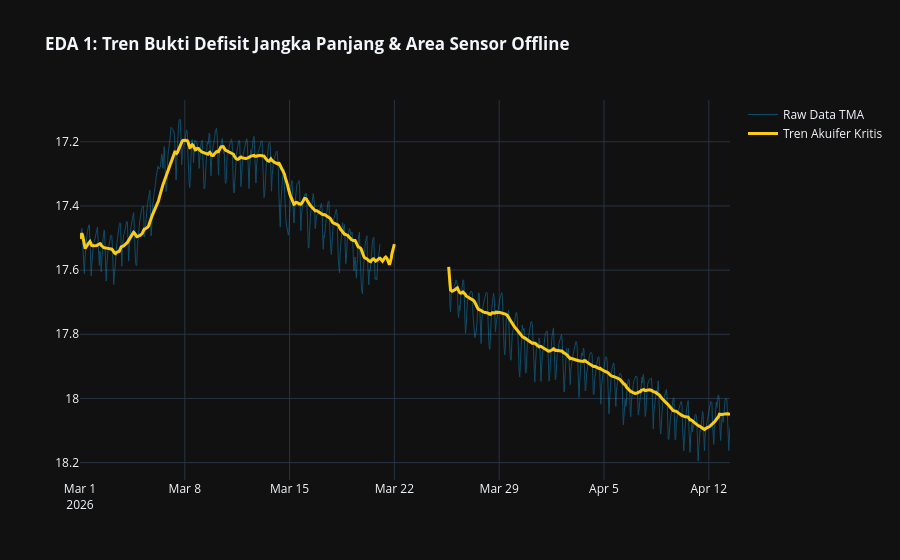
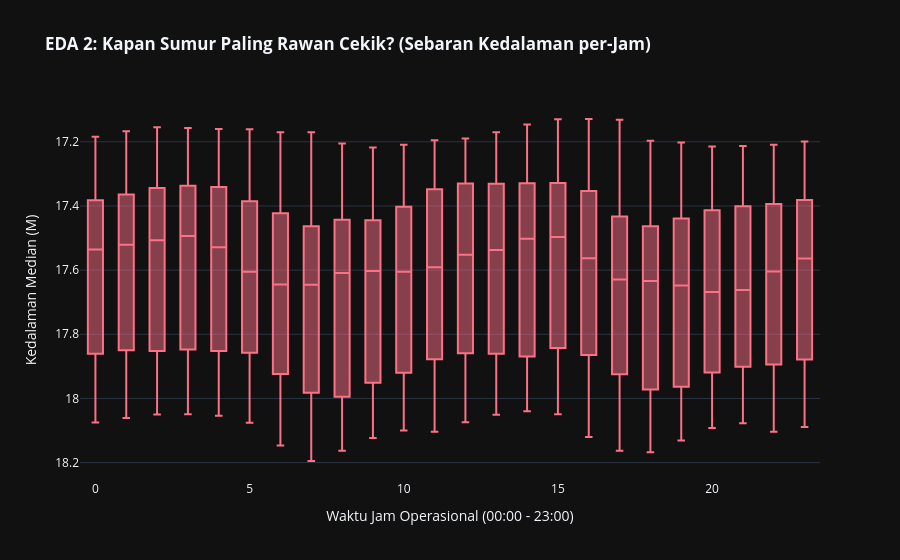
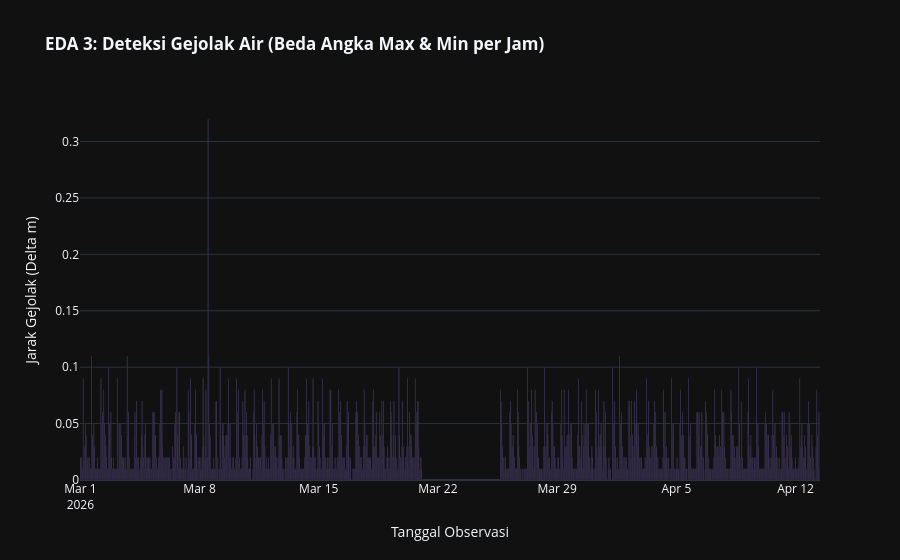

Notebook source saved alongside these figures, in order:
### Code cell
import pandas as pd
import plotly.graph_objects as go
import plotly.express as px

# Pastikan df_merged sudah di-loading
df_merged = df_plot
kolom_waktu = df_merged.columns[0]
df_eda = df_merged.copy()
df_eda.set_index(kolom_waktu, inplace=True)

# 1. RESAMPLING UNTUK MENDETEKSI ABSEN" (Missing Values)
# Perintah ini akan memaksa rentang data kalender yang "bolong" dimunculkan kembali dengan isi Kosong (NaN)
df_eda = df_eda.resample('1H').mean()

# 2. FEATURE ENGINEERING (Ekstraksi Waktu Harian & Muluskan Trend)
df_eda['Jam_Operasi'] = df_eda.index.hour
df_eda['Trend_Jangka_Panjang'] = df_eda['Rerata Muka Air Tanah'].rolling(window=24, min_periods=1).mean()
df_eda['Volatilitas_Sensor'] = df_eda['Maksimal'] - df_eda['Minimal']


# =========================================================================
# (GRAFIK 1): TREN BASELINE DEFISIT AKUIFER & LOKASI PEMADAMAN SENSOR (GAP)
# =========================================================================
fig1 = go.Figure()
# Fluktuasi Harian (Warna Biru transparan)
fig1.add_trace(go.Scatter(x=df_eda.index, y=df_eda['Rerata Muka Air Tanah'], 
                          mode='lines', name='Raw Data TMA', line=dict(color='#0ea5e9', width=1), opacity=0.4))
# Tren Dasar Pendarahan Sumur (Warna Kuning terang)
fig1.add_trace(go.Scatter(x=df_eda.index, y=df_eda['Trend_Jangka_Panjang'], 
                          mode='lines', name='Tren Akuifer Kritis', line=dict(color='#facc15', width=3)))

fig1.update_layout(title='<b>EDA 1: Tren Bukti Defisit Jangka Panjang & Area Sensor Offline</b>', 
                   template='plotly_dark', hovermode='x unified')
fig1.update_yaxes(autorange='reversed') # Wajib Dibalik agar "Lebih dalam" = "Kebawah"
fig1.show()


# =========================================================================
# (GRAFIK 2): BOXPLOT ANALISIS PERILAKU POMPA & KONSUMSI SETIAP JAM 
# =========================================================================
fig2 = px.box(df_eda, x='Jam_Operasi', y='Rerata Muka Air Tanah', 
              color_discrete_sequence=['#fb7185'], 
              title='<b>EDA 2: Kapan Sumur Paling Rawan Cekik? (Sebaran Kedalaman per-Jam)</b>',
              template='plotly_dark')

fig2.update_layout(xaxis_title='Waktu Jam Operasional (00:00 - 23:00)', yaxis_title='Kedalaman Median (M)')
fig2.update_yaxes(autorange='reversed')
fig2.show()


# =========================================================================
# (GRAFIK 3): DETEKSI ANOMALI GUNCANGAN AIR (TURBULENSI PADA PIPA SUMUR)
# =========================================================================
fig3 = px.bar(df_eda, x=df_eda.index, y='Volatilitas_Sensor',
              title='<b>EDA 3: Deteksi Gejolak Air (Beda Angka Max & Min per Jam)</b>',
              template='plotly_dark', color_discrete_sequence=['#a78bfa'])

fig3.update_layout(xaxis_title='Tanggal Observasi', yaxis_title='Jarak Gejolak (Delta m)')
fig3.show()

### Figure 1 — Plotly figure (JSON) as saved in the notebook; plotly's stock layout.template omitted (floating-point values rounded to 4 significant figures; data arrays with more than 128 entries replaced by an {"elided": "..."} marker saying what was removed)
{"data": [{"line": {"color": "#0ea5e9", "width": 1}, "mode": "lines", "name": "Raw Data TMA", "opacity": 0.4, "type": "scatter", "x": {"elided": "1043 str values"}, "y": {"elided": "1043 float values"}}, {"line": {"color": "#facc15", "width": 3}, "mode": "lines", "name": "Tren Akuifer Kritis", "type": "scatter", "x": {"elided": "1043 str values"}, "y": {"elided": "1043 float values"}}], "layout": {"hovermode": "x unified", "title": {"text": "<b>EDA 1: Tren Bukti Defisit Jangka Panjang & Area Sensor Offline</b>"}, "yaxis": {"autorange": "reversed"}}}

### Figure 2 — Plotly figure (JSON) as saved in the notebook; plotly's stock layout.template omitted (floating-point values rounded to 4 significant figures; data arrays with more than 128 entries replaced by an {"elided": "..."} marker saying what was removed)
{"data": [{"alignmentgroup": "True", "hovertemplate": "Jam_Operasi=%{x}<br>Rerata Muka Air Tanah=%{y}<extra></extra>", "legendgroup": "", "marker": {"color": "#fb7185"}, "name": "", "notched": false, "offsetgroup": "", "orientation": "v", "showlegend": false, "type": "box", "x": {"elided": "1043 int values"}, "x0": " ", "xaxis": "x", "y": {"elided": "1043 float values"}, "y0": " ", "yaxis": "y"}], "layout": {"boxmode": "group", "legend": {"tracegroupgap": 0}, "title": {"text": "<b>EDA 2: Kapan Sumur Paling Rawan Cekik? (Sebaran Kedalaman per-Jam)</b>"}, "xaxis": {"anchor": "y", "domain": [0, 1], "title": {"text": "Waktu Jam Operasional (00:00 - 23:00)"}}, "yaxis": {"anchor": "x", "autorange": "reversed", "domain": [0, 1], "title": {"text": "Kedalaman Median (M)"}}}}

### Figure 3 — Plotly figure (JSON) as saved in the notebook; plotly's stock layout.template omitted (floating-point values rounded to 4 significant figures; data arrays with more than 128 entries replaced by an {"elided": "..."} marker saying what was removed)
{"data": [{"alignmentgroup": "True", "hovertemplate": "Waktu=%{x}<br>Volatilitas_Sensor=%{y}<extra></extra>", "legendgroup": "", "marker": {"color": "#a78bfa", "pattern": {"shape": ""}}, "name": "", "offsetgroup": "", "orientation": "v", "showlegend": false, "textposition": "auto", "type": "bar", "x": {"elided": "1043 str values"}, "xaxis": "x", "y": {"elided": "1043 float values"}, "yaxis": "y"}], "layout": {"barmode": "relative", "legend": {"tracegroupgap": 0}, "title": {"text": "<b>EDA 3: Deteksi Gejolak Air (Beda Angka Max & Min per Jam)</b>"}, "xaxis": {"anchor": "y", "domain": [0, 1], "title": {"text": "Tanggal Observasi"}}, "yaxis": {"anchor": "x", "domain": [0, 1], "title": {"text": "Jarak Gejolak (Delta m)"}}}}
